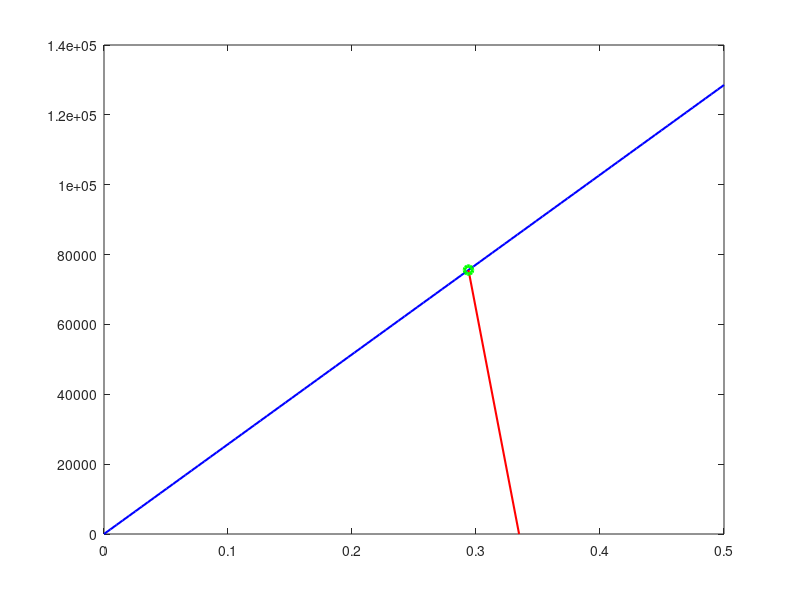

MATLAB code to generate this figure: (Note: this script raises an error after producing the figure.)
clear all; close all; clc;

% Punto 1 - Scelta vite
A = (pi/4)*(80^2-25^2); %Area corona circolare
pr = 5.5; %MPa
F = A*pr;

% Punto 2 -Tensione limite al montaggio
Rm = 1200; %MPa
R02 = Rm*0.9; 
p = 1.25;
mu_G = 0.08;
d2 = 11.188;
d3 = 10.466;
beta = 30*pi/180;
k = (d2/2)*((mu_G/cos(beta))+(p/(pi*d2)))*(1/(2*d3/8));
sigma_m = (0.9*R02)/(sqrt(1+3*k^2));

% Punto 3 - Forza assiale limite al montaggio
A_d3 = 86.03; % area al diametro di nocciolo, mm^2
F_m_max = sigma_m*A_d3; % forza al montaggio, N

% Punto 4 - Momento di serraggio
mu_K = 0.08;
Dkm = (18+13)/2;
MA = (d2/2)*((mu_G/cos(beta))+(p/(pi*d2))+Dkm*mu_K/d2)*F_m_max;

% Punto 5 - Cedevolezza della vite e del pezzo
d = 12; % diametro vite, mm
b = 36; 
lsk = 0.4*d;
lg = 0.5*d;
lm = 0.4*d; % sistema vite+dado
b = 36; %lunghezza filettatura da tabella
lf = p*10; %lunghezza della parte di vite avvitata (10 passi)
lGew = b - lf; %lunghezza parte filettata fuori dal pezzo
ltot_min = 60 + lf; %lunghezza complessiva necessaria
ltot = 80;
l1 = ltot - b; % lunghezza non filettata;
A_N = (pi*d^2)/4; % area al diametro nominale, mm^2
E_s = 210*1e3; %modulo di young vite, MPa
delta_sk = lsk/(A_N*E_s);
delta_G = lg/(A_d3*E_s);
delta_M = lm/(A_N*E_s);
delta_gm = delta_M+delta_G;
delta_gew = lGew/(A_d3*E_s);
delta_1 = l1/(A_N*E_s);
delta_s = delta_sk+delta_gm+delta_1+delta_gew; %controllare
delta_p = 5.4*1e-7; % mm/N
% delta_pk = ;
% n = delta_pk/delta_p;

% Punto 6 - Fattore di ripartizione
h = 60;
la = 0;
la_h = 0;
ak = (25-18)/2;
ak_h = ak/h; %da qui entro in tabella nel caso SV6
x = [0 0.1];
SV6 = [0.15 0.14];
n = interp1(x,SV6,ak_h); %interpolazione lineare tabella da 0 a 0.1

%% Diagramma forzamento

u=linspace(0,0.5); %mm
Fs=@(u) (1/delta_s)*u;
u_s = F_m_max*delta_s;
u_p = u_s+F_m_max*tan(delta_p);
delta_u = u_p-u_s;
% Fp = @(u) -((F_m_max*(u-delta_u-u_s))/delta_u); 
figure
xlim([0.000 0.438])
plot(u,Fs(u),'b','lineWidth',1.5)
hold on
plot([u_s, u_s+F_m_max*tan(delta_p)],[F_m_max 0],'r','lineWidth',1.5)
% plot(u,Fp(u),'r','lineWidth',1.5)
hold on
plot(u_s,F_m_max,'og','lineWidth',2.5)
yline(F_m_max)
grid on
xlabel('u [mm]')
ylabel('F [N]')
legend('Vite','Pezzo')

%% 
% Punto 7 - Precarico residuo sul pezzo
Acontatto=pi*(25^2-12^2)/4; %mm^2
Fkerf = 10*Acontatto;

% Punto 8 - Allentamento nel tempo
delta_i = 7*1e-3; %mm
deltaFs=delta_i/(delta_s+delta_p);

% Punto 9 - Ripartizione del carico
delta_pk = n*delta_p;
delta_p12 = delta_p-delta_pk; % somma di delta_p1+delta_p2
delta_ps = delta_s + delta_p12;
Fa = 24946.2; % o 63000?? (N)
Fsa = (delta_p/(delta_s+delta_p))*n*Fa;
Fpa = ((delta_s+delta_p12)/(delta_s+delta_p))*Fa;

% Punto 10 - Precarico residuo
alpha_A = 2;
F_m_min = F_m_max/alpha_A;
FP_min = F_m_min - deltaFs;

%% Diagramma forzamento + ripartizione
u=linspace(0,0.5); %mm
Fs=@(u) (1/delta_s)*u;
u_s = F_m_max*delta_s;
u_p = u_s+F_m_max*tan(delta_p);
delta_u = u_p-u_s;
% Fp = @(u) -((F_m_max*(u-deltau-u_s))/deltau); 
figure(2)
plot(u,Fs(u),'b','lineWidth',1.5)
hold on
plot([u_s, u_s+F_m_max*tan(delta_p)],[F_m_max 0],'r','lineWidth',1.5)
% plot(u,Fp(u),'r','lineWidth',1.5)
hold on
plot(u_s,F_m_max,'og','lineWidth',2.5)
yline(F_m_max)

% ripartizione
u_r =linspace(u_s,0.4); %mm
Fs_r=@(u) (1/delta_ps)*u + F_m_max - u_s/delta_ps;
u_sr = F_m_max*delta_ps;
u_pr = u_sr+F_m_max*tan(delta_pk);
delta_u = u_p-u_s;
% Fp = @(u) -((F_m_max*(u-deltau-u_s))/deltau); 
hold on
plot(u_r,Fs_r(u_r),'--b','lineWidth',1.5)
hold on
plot([u_s, u_s+F_m_max*tan(delta_pk)],[F_m_max 20000],'--r','lineWidth',1.5)
grid on
% plot(u,Fp(u),'r','lineWidth',1.5)
xlabel('u [mm]')
ylabel('F [N]')
set(legend('Vite','Pezzo','','','Vite con fattore n','Pezzo con fattore n'), 'FontSize', 17);

% verifica statica
sigma_SA = Fsa/A_d3; %sarebbe Fsa/A_min
sigma_stat = sqrt((sigma_m+sigma_SA)^2+(3*k^2*(sigma_m)^2)); %OK

% verifica fatica
sigma_a = sigma_SA/2;
sigma_fat = sigma_m+(sigma_SA/2);
fatica = 0.9*sigma_fat;
haigh = sigma_fat/R02; % ci può stare
sigma_A = 52.5; %MPa da diagramma di Haigh
coeff_sicurezza = sigma_A/sigma_a;



%% STAMPA DEI RISULTATI
disp('-------------------------------------------------------------------')
disp(['1) F = ', num2str(F),' N']);
disp('-------------------------------------------------------------------')
disp(['2) k =', num2str(k)]);
disp(['2) sigma_m = ', num2str(sigma_m),' MPa']);
disp('-------------------------------------------------------------------')
disp(['3) F_m_max = ', num2str(F_m_max),' N']);
disp('-------------------------------------------------------------------')
disp(['4) M_A = ', num2str(MA),' N*mm']);
disp('-------------------------------------------------------------------')
disp(['5) delta_s = ', num2str(delta_s),' mm/N']);
disp(['5) delta_p = ', num2str(delta_p),' mm/N']);
disp('-------------------------------------------------------------------')
disp(['6) n = ', num2str(n)]);
disp('-------------------------------------------------------------------')
disp(['7) F_kerf = ', num2str(Fkerf), ' N']);
disp('-------------------------------------------------------------------')
disp(['8) ΔFS = ', num2str(deltaFs),' N']);
disp('-------------------------------------------------------------------')
disp(['9) FSA = ', num2str(Fsa),' N']);
disp(['9) FPA = ', num2str(Fpa),' N']);
disp('-------------------------------------------------------------------')
disp(['10) FP_min = ', num2str(FP_min),' N']);
disp('-------------------------------------------------------------------')